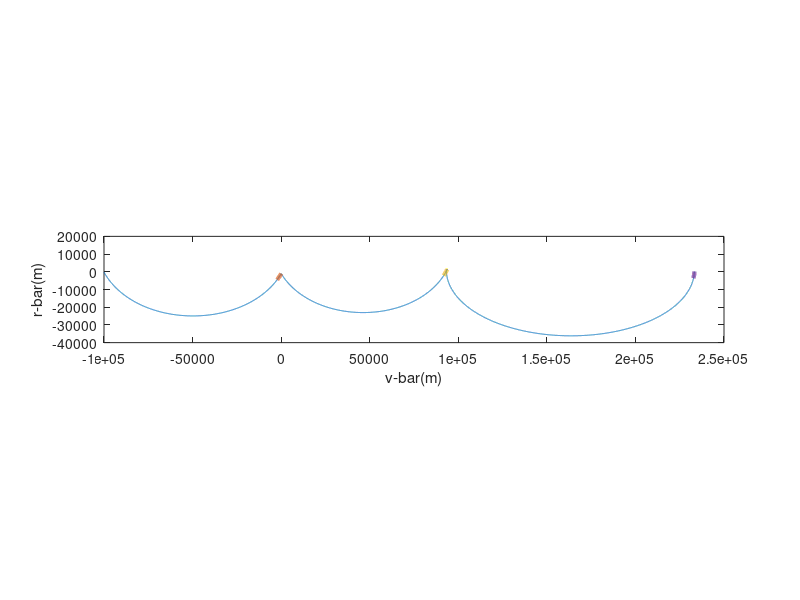

Write MATLAB code to recreate this figure.
clear;
load RelPosVel.txt;
data=RelPosVel;


figure(1);
plot(data(:,2),-data(:,4));
xlabel('v-bar(m)');ylabel('r-bar(m)');
axis equal
axis([-1e5,2.5e5,-4e4,2e4])

hold on
aim1=find(RelPosVel(:,11)==1);
plot(data(aim1,2),-data(aim1,4),'LineWidth',3);
aim2=find(RelPosVel(:,11)==2);
plot(data(aim2,2),-data(aim2,4),'LineWidth',3);
aim3=find(RelPosVel(:,11)==3);
plot(data(aim3,2),-data(aim3,4),'LineWidth',3);

print('MulRend.png','-dpng','-r1000')